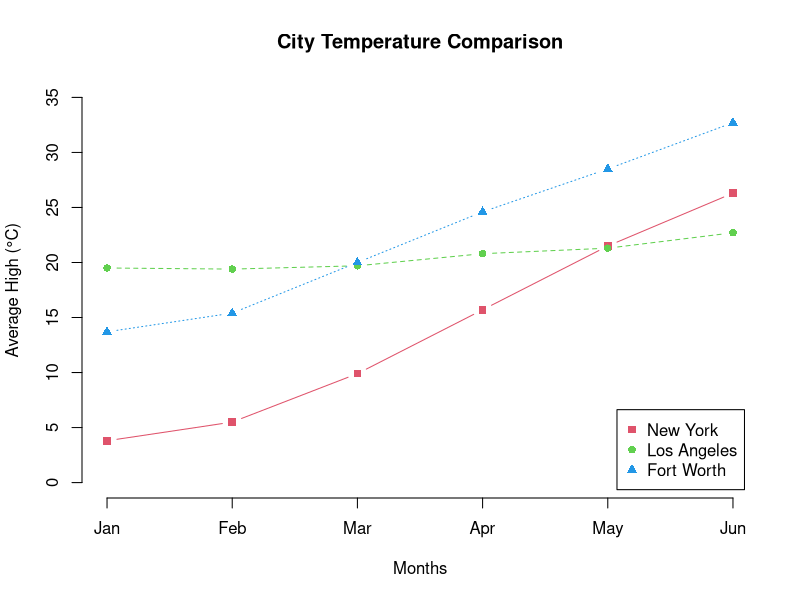

Source code (R):
# To try online copy/paste to https://rdrr.io/snippets/
# 1 Begin an R Script by creating three vectors
#   of identical length, each containing data
#   of the double data type
  ny <- c( 3.8 , 5.5 , 9.9 , 15.7 , 21.5 , 26.3 )
  la <- c( 19.5 , 19.4 , 19.7 , 20.8 , 21.3 , 22.7 )
  fw <- c( 13.7 , 15.4 , 20.0 , 24.6 , 28.5 , 32.7 )
  table <- cbind( ny , la , fw )
  colnames( table ) <-
    c  ( "New York"
       , "Los Angeles"
       , "Fort Worth"
       )
  rownames( table ) <-
    month.abb[ 1:6 ]
# 1 Copy the previous MatrixPlot.R script file and assign
#   row and column names before calling the print( ) function
# Label.R
# 2 Modify the matplot( ) function call to add arguments
matplot ( table
          , type="b"
          , pch=15:17
          , col=2:4
          , xlab="Months"
          , ylab="Average High (°C)" #text missing ','
          , xlim=c( 1, 6 )
          , ylim=c( 0, 35 )
          , axes=FALSE
          , main="City Temperature Comparison"
)
# 3 Create axis labels and add a descriptive legend
axis  ( 1
        , at=1:6
        , labels=rownames( table )
)
axis( 2 )
legend  ( "bottomright"
        , inset=0.02
        , pch=15:17
        , col=2:4
        , legend=colnames( table )
        )
# 4 Run the code to see the matrix in the Console
#   and to see its labeled graphic visualization
#   on the Plots tab
